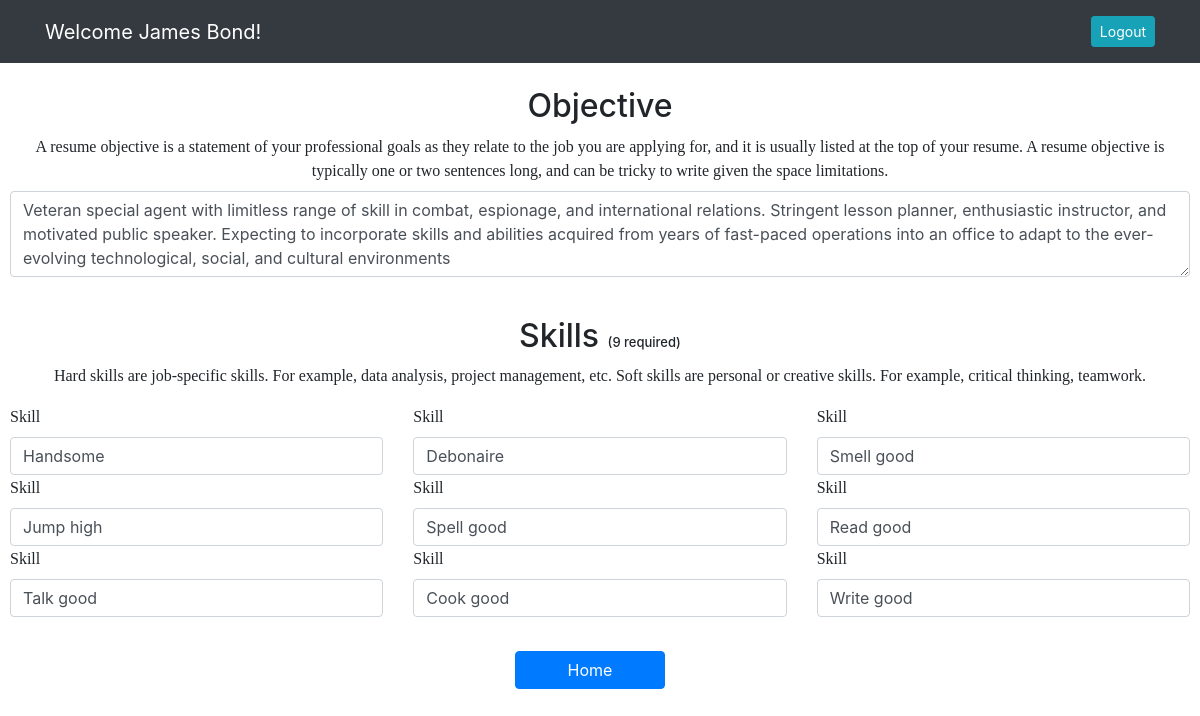
/editobjandskillpage (signed in), run on an earlier commit of the app's database.
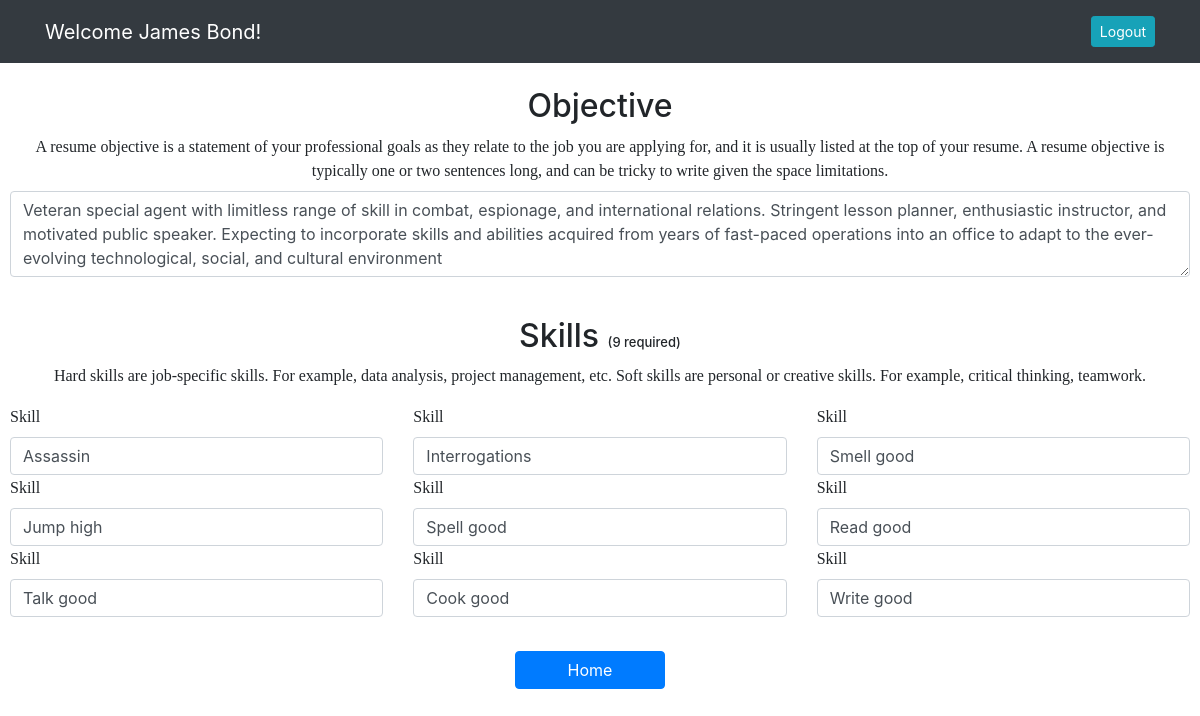
And on a later commit of the database.
### resume_app/models.py (models this page shows)
class User(models.Model):
    first_name = models.CharField(max_length=255)
    last_name = models.CharField(max_length=255)
    email = models.EmailField(max_length=255)
    password = models.CharField(max_length=255)
    created_at = DateTimeField(auto_now_add=True)
    updated_at = DateTimeField(auto_now=True)
    objects = UserManager()

class Objective(models.Model):
    content = models.TextField()
    user = models.OneToOneField(User, on_delete=models.CASCADE)
    created_at = DateTimeField(auto_now_add=True)
    updated_at = DateTimeField(auto_now=True)
    objects = ObjectiveManager()

class Skill(models.Model):
    selected1 = models.CharField(max_length=255, blank=True)
    selected2 = models.CharField(max_length=255, blank=True)
    selected3 = models.CharField(max_length=255, blank=True)
    selected4 = models.CharField(max_length=255, blank=True)
    selected5 = models.CharField(max_length=255, blank=True)
    selected6 = models.CharField(max_length=255, blank=True)
    selected7 = models.CharField(max_length=255, blank=True)
    selected8 = models.CharField(max_length=255, blank=True)
    selected9 = models.CharField(max_length=255, blank=True)
    user = models.ForeignKey(User, related_name="skills", on_delete=models.CASCADE)
    created_at = DateTimeField(auto_now_add=True)
    updated_at = DateTimeField(auto_now=True)
    objects = SkillManager()

### resume_app/views.py (the view)
# urls.py: path('editobjandskillpage', views.editobjandskillpage),
def editobjandskillpage(request):
    if 'id' not in request.session:
        return redirect('/')
    else:
        context = {
            'user': User.objects.get(id = request.session['id'])
        }
    return render(request, 'editobjandskill.html', context)

### resume_app/templates/editobjandskill.html (shortened to what this page needs)
<!DOCTYPE html>
<html lang="en">
<head>
    <link rel="stylesheet" href="https://stackpath.bootstrapcdn.com/bootstrap/4.5.2/css/bootstrap.min.css"
>
    {% load static %}
    <link rel="stylesheet" href="{% static 'css/objective.css' %}">
</head>
<body>
    <nav class="navbar navbar-expand-lg navbar-dark bg-dark">
        <div class="container">
            <a class="navbar-brand" href="#">Welcome {{user.first_name}} {{user.last_name}}!</a>
            <div class="collapse navbar-collapse" id="navbarText">
                <span class="navbar-text">
                    <a href="/logout" role="button" class="btn btn-sm btn-info ml-2 text-white">Logout</a>
                </span>
            </div>
        </div>
    </nav>
    <br>
    <h2>Objective</h2>
        <form action="/editobjective" method="POST" id="objective">
        <div class="mb-3">
            <label for="content" class="form-label">A resume objective is a statement of your
                professional goals as they relate to the job you are applying for, and it is usually listed at the
                top of
                your resume. A resume objective is typically one or two sentences long, and can be tricky to write
                given the
                space limitations.</label>
            <textarea class="form-control" id="obj" rows="3" name="content">{{user.objective.content}}</textarea>
        </div>
        <br>
        <h2>Skills <span class="span_skills">(9 required)</span></h2>
        <p>Hard skills are job-specific skills. For example, data analysis, project management, etc. Soft skills are
            personal or creative skills. For example, critical thinking, teamwork.</p>
        <div id="skill_list">
            {% for skill in user.skills.all %}
            <div class="row">
                <div class="col">
                    <label for="selected1" class="form-label">Skill</label>
                    <input type="text" class="form-control" id="skills" value="{{skill.selected1}}" name="selected1">
                </div>
                <div class="col">
                    <label for="selected2" class="form-label">Skill</label>
                    <input type="text" class="form-control" id="skills" value="{{skill.selected2}}" name="selected2">
                </div>
                <div class="col">
                    <label for="selected3" class="form-label">Skill</label>
                    <input type="text" class="form-control" id="skills" value="{{skill.selected3}}" name="selected3">
                </div>
            </div>
            <div class="row">
                <div class="col">
                    <label for="selected4" class="form-label">Skill</label>
                    <input type="text" class="form-control" id="skills" value="{{skill.selected4}}" name="selected4">
                </div>
                <div class="col">
                    <label for="selected5" class="form-label">Skill</label>
                    <input type="text" class="form-control" id="skills" value="{{skill.selected5}}" name="selected5">
                </div>
                <div class="col">
                    <label for="selected6" class="form-label">Skill</label>
                    <input type="text" class="form-control" id="skills" value="{{skill.selected6}}" name="selected6">
                </div>
            </div>
            <div class="row">
                <div class="col">
                    <label for="selected7" class="form-label">Skill</label>
                    <input type="text" class="form-control" id="skills" value="{{skill.selected7}}" name="selected7">
                </div>
                <div class="col">
                    <label for="selected8" class="form-label">Skill</label>
                    <input type="text" class="form-control" id="skills" value="{{skill.selected8}}" name="selected8">
                </div>
                <div class="col">
                    <label for="selected9" class="form-label">Skill</label>
                    <input type="text" class="form-control" id="skills" value="{{skill.selected9}}" name="selected9">
                </div>
            </div>
            {% endfor %}
        </div>
        <br>
        <div class="d-grid gap-2 col-2 mx-auto" id="btm_btn">
            <button class="btn btn-primary" id="submit" type="submit">Home</button>
        </div>
        </form>
</body>
</html>

### resume_app/static/css/objective.css (style rules this page uses)
.phone, .span_skills { font-size: small; }
#submit { width: 150px; }
h2, .mb-3, p, h6 { text-align: center; }
.mb-3 { margin: 10px; }
.form-label, p { word-wrap: break-word; font-family: 'Times New Roman', Times, serif; }
#skill_list { margin: 10px; }

What changed in the data, as far as the page shows it:
changed User "James": content "…technological, social, and cultural environments" → "…technological, social, and cultural environment"
changed Skill "Smell good": selected1 "Handsome" → "Assassin"; selected2 "Debonaire" → "Interrogations"
